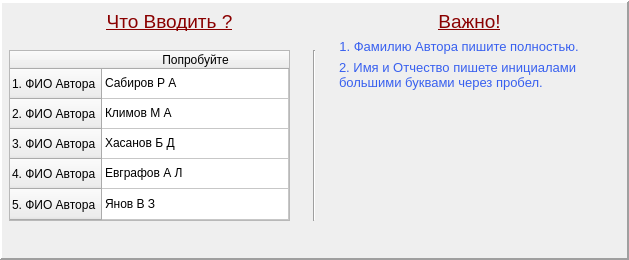
<?xml version="1.0" encoding="UTF-8"?>
<ui version="4.0">
 <class>WhatInputWindow</class>
 <widget class="QWidget" name="WhatInputWindow">
  <property name="geometry">
   <rect>
    <x>0</x>
    <y>0</y>
    <width>629</width>
    <height>260</height>
   </rect>
  </property>
  <property name="sizePolicy">
   <sizepolicy hsizetype="Fixed" vsizetype="Fixed">
    <horstretch>0</horstretch>
    <verstretch>0</verstretch>
   </sizepolicy>
  </property>
  <property name="minimumSize">
   <size>
    <width>0</width>
    <height>0</height>
   </size>
  </property>
  <property name="maximumSize">
   <size>
    <width>629</width>
    <height>260</height>
   </size>
  </property>
  <property name="windowTitle">
   <string>Help Input</string>
  </property>
  <property name="windowIcon">
   <iconset resource="../../Icons/MyIcons.qrc">
    <normaloff>:/MyIcons/Help.jpg</normaloff>:/MyIcons/Help.jpg</iconset>
  </property>
  <widget class="QFrame" name="frame">
   <property name="geometry">
    <rect>
     <x>-1</x>
     <y>0</y>
     <width>631</width>
     <height>261</height>
    </rect>
   </property>
   <property name="minimumSize">
    <size>
     <width>100</width>
     <height>100</height>
    </size>
   </property>
   <property name="maximumSize">
    <size>
     <width>631</width>
     <height>261</height>
    </size>
   </property>
   <property name="frameShape">
    <enum>QFrame::Panel</enum>
   </property>
   <property name="frameShadow">
    <enum>QFrame::Raised</enum>
   </property>
   <property name="lineWidth">
    <number>3</number>
   </property>
   <property name="midLineWidth">
    <number>1</number>
   </property>
   <widget class="QWidget" name="formLayoutWidget">
    <property name="geometry">
     <rect>
      <x>340</x>
      <y>10</y>
      <width>261</width>
      <height>211</height>
     </rect>
    </property>
    <layout class="QFormLayout" name="formLayout">
     <item row="0" column="0" colspan="2">
      <widget class="QLabel" name="label">
       <property name="text">
        <string>&lt;html&gt;&lt;head/&gt;&lt;body&gt;&lt;p align=&quot;center&quot;&gt;&lt;span style=&quot; font-size:14pt; text-decoration: underline; color:#8a0000;&quot;&gt;Важно!&lt;/span&gt;&lt;/p&gt;&lt;/body&gt;&lt;/html&gt;</string>
       </property>
      </widget>
     </item>
     <item row="3" column="0">
      <widget class="QLabel" name="label_3">
       <property name="font">
        <font>
         <pointsize>12</pointsize>
        </font>
       </property>
       <property name="text">
        <string>&lt;html&gt;&lt;head/&gt;&lt;body&gt;&lt;p&gt;&lt;span style=&quot; font-size:10pt; color:#3860ef;&quot;&gt;2. Имя и Отчество пишете инициалами &lt;br/&gt;большими буквами через пробел.&lt;/span&gt;&lt;/p&gt;&lt;/body&gt;&lt;/html&gt;</string>
       </property>
      </widget>
     </item>
     <item row="2" column="0">
      <widget class="QLabel" name="label_2">
       <property name="font">
        <font>
         <pointsize>12</pointsize>
        </font>
       </property>
       <property name="text">
        <string>&lt;html&gt;&lt;head/&gt;&lt;body&gt;&lt;p align=&quot;center&quot;&gt;&lt;span style=&quot; font-size:10pt; color:#3860ef;&quot;&gt;1. Фамилию Автора пишите полностью.&lt;/span&gt;&lt;/p&gt;&lt;/body&gt;&lt;/html&gt;</string>
       </property>
      </widget>
     </item>
    </layout>
   </widget>
   <widget class="QLabel" name="label_4">
    <property name="geometry">
     <rect>
      <x>80</x>
      <y>10</y>
      <width>181</width>
      <height>21</height>
     </rect>
    </property>
    <property name="text">
     <string>&lt;html&gt;&lt;head/&gt;&lt;body&gt;&lt;p align=&quot;center&quot;&gt;&lt;span style=&quot; font-size:14pt; text-decoration: underline; color:#8a0000;&quot;&gt;Что Вводить ?&lt;/span&gt;&lt;/p&gt;&lt;/body&gt;&lt;/html&gt;</string>
    </property>
   </widget>
   <widget class="QTableWidget" name="tableWidget">
    <property name="geometry">
     <rect>
      <x>10</x>
      <y>50</y>
      <width>281</width>
      <height>171</height>
     </rect>
    </property>
    <property name="editTriggers">
     <set>QAbstractItemView::NoEditTriggers</set>
    </property>
    <property name="tabKeyNavigation">
     <bool>false</bool>
    </property>
    <property name="showDropIndicator" stdset="0">
     <bool>false</bool>
    </property>
    <property name="dragDropOverwriteMode">
     <bool>false</bool>
    </property>
    <property name="selectionMode">
     <enum>QAbstractItemView::NoSelection</enum>
    </property>
    <property name="selectionBehavior">
     <enum>QAbstractItemView::SelectItems</enum>
    </property>
    <attribute name="horizontalHeaderCascadingSectionResizes">
     <bool>false</bool>
    </attribute>
    <attribute name="horizontalHeaderStretchLastSection">
     <bool>true</bool>
    </attribute>
    <attribute name="verticalHeaderStretchLastSection">
     <bool>true</bool>
    </attribute>
    <row>
     <property name="text">
      <string>1. ФИО Автора</string>
     </property>
     <property name="font">
      <font/>
     </property>
    </row>
    <row>
     <property name="text">
      <string>2. ФИО Автора</string>
     </property>
     <property name="font">
      <font/>
     </property>
    </row>
    <row>
     <property name="text">
      <string>3. ФИО Автора</string>
     </property>
     <property name="font">
      <font/>
     </property>
    </row>
    <row>
     <property name="text">
      <string>4. ФИО Автора</string>
     </property>
     <property name="font">
      <font/>
     </property>
    </row>
    <row>
     <property name="text">
      <string>5. ФИО Автора</string>
     </property>
     <property name="font">
      <font/>
     </property>
    </row>
    <column>
     <property name="text">
      <string>Попробуйте</string>
     </property>
    </column>
    <item row="0" column="0">
     <property name="text">
      <string>Сабиров Р А</string>
     </property>
    </item>
    <item row="1" column="0">
     <property name="text">
      <string>Климов М А</string>
     </property>
    </item>
    <item row="2" column="0">
     <property name="text">
      <string>Хасанов Б Д</string>
     </property>
    </item>
    <item row="3" column="0">
     <property name="text">
      <string>Евграфов А Л</string>
     </property>
    </item>
    <item row="4" column="0">
     <property name="text">
      <string>Янов В З</string>
     </property>
    </item>
   </widget>
   <widget class="Line" name="line">
    <property name="geometry">
     <rect>
      <x>300</x>
      <y>50</y>
      <width>31</width>
      <height>171</height>
     </rect>
    </property>
    <property name="orientation">
     <enum>Qt::Vertical</enum>
    </property>
   </widget>
  </widget>
 </widget>
 <resources>
  <include location="../../Icons/MyIcons.qrc"/>
 </resources>
 <connections/>
</ui>
